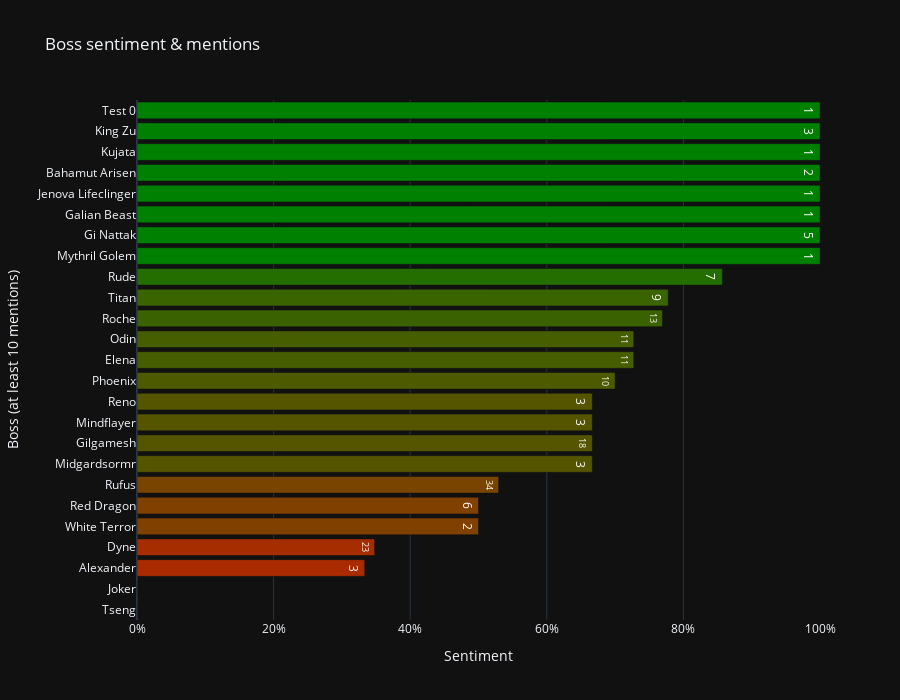

Source (notebook cell):
### Code cell
fig = px.bar(
    boss_df,
    x="positivity",
    y="boss",
    orientation="h",
    text="mentions",
    labels={
        "positivity": "Sentiment",
        "boss": "Boss (at least 10 mentions)",
        "mentions": "Mentions"},
    color="positivity",
    color_continuous_scale=[(0, "red"), (1, "green")],
    range_x=[0, 1],
    title="Boss sentiment & mentions"
)

fig.update_traces(texttemplate="%{text:,}", textposition="inside")
fig.update_layout(height=max(500, 28 * len(boss_df)), coloraxis_showscale=False)
fig.update_xaxes(tickformat=".0%")
fig.update_traces(hovertemplate="<b>%{y}</b><br>Positivity: %{x:.1%}<br>Mentions: %{text:,}<extra></extra>")
fig.show()

### Figure 1 — Plotly figure (JSON) as saved in the notebook; plotly's stock layout.template omitted (floating-point values rounded to 4 significant figures)
{"data": [{"hovertemplate": "<b>%{y}</b><br>Positivity: %{x:.1%}<br>Mentions: %{text:,}<extra></extra>", "legendgroup": "", "marker": {"color": [0.0, 0.0, 0.3333, 0.3478, 0.5, 0.5, 0.5294, 0.6667, 0.6667, 0.6667, 0.6667, 0.7, 0.7273, 0.7273, 0.7692, 0.7778, 0.8571, 1.0, 1.0, 1.0, 1.0, 1.0, 1.0, 1.0, 1.0], "coloraxis": "coloraxis", "pattern": {"shape": ""}}, "name": "", "orientation": "h", "showlegend": false, "text": [1.0, 2.0, 3.0, 23.0, 2.0, 6.0, 34.0, 3.0, 18.0, 3.0, 3.0, 10.0, 11.0, 11.0, 13.0, 9.0, 7.0, 1.0, 5.0, 1.0, 1.0, 2.0, 1.0, 3.0, 1.0], "textposition": "inside", "x": [0.0, 0.0, 0.3333, 0.3478, 0.5, 0.5, 0.5294, 0.6667, 0.6667, 0.6667, 0.6667, 0.7, 0.7273, 0.7273, 0.7692, 0.7778, 0.8571, 1.0, 1.0, 1.0, 1.0, 1.0, 1.0, 1.0, 1.0], "xaxis": "x", "y": ["Tseng", "Joker", "Alexander", "Dyne", "White Terror", "Red Dragon", "Rufus", "Midgardsormr", "Gilgamesh", "Mindflayer", "Reno", "Phoenix", "Elena", "Odin", "Roche", "Titan", "Rude", "Mythril Golem", "Gi Nattak", "Galian Beast", "Jenova Lifeclinger", "Bahamut Arisen", "Kujata", "King Zu", "Test 0"], "yaxis": "y", "type": "bar", "texttemplate": "%{text:,}"}], "layout": {"xaxis": {"anchor": "y", "domain": [0.0, 1.0], "title": {"text": "Sentiment"}, "range": [0, 1], "tickformat": ".0%"}, "yaxis": {"anchor": "x", "domain": [0.0, 1.0], "title": {"text": "Boss (at least 10 mentions)"}}, "coloraxis": {"colorbar": {"title": {"text": "Sentiment"}}, "colorscale": [[0, "red"], [1, "green"]], "showscale": false}, "legend": {"tracegroupgap": 0}, "title": {"text": "Boss sentiment & mentions"}, "barmode": "relative", "height": 700}}
